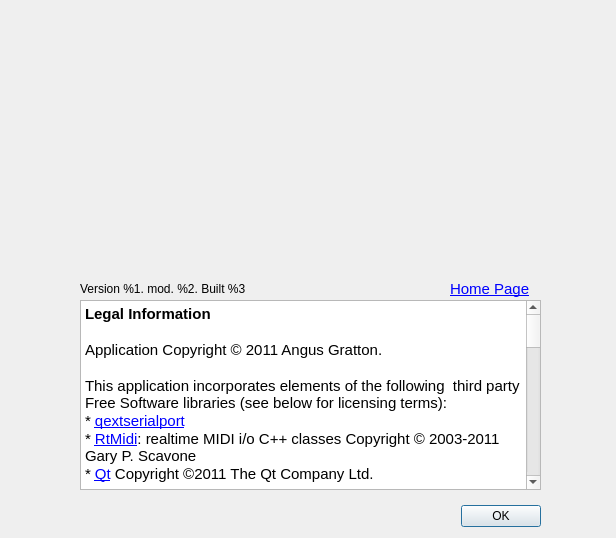
<?xml version="1.0" encoding="UTF-8"?>
<ui version="4.0">
 <class>About</class>
 <widget class="QDialog" name="About">
  <property name="geometry">
   <rect>
    <x>0</x>
    <y>0</y>
    <width>616</width>
    <height>538</height>
   </rect>
  </property>
  <property name="windowTitle">
   <string>About This Thing</string>
  </property>
  <widget class="QDialogButtonBox" name="buttonBox">
   <property name="geometry">
    <rect>
     <x>200</x>
     <y>500</y>
     <width>341</width>
     <height>32</height>
    </rect>
   </property>
   <property name="orientation">
    <enum>Qt::Horizontal</enum>
   </property>
   <property name="standardButtons">
    <set>QDialogButtonBox::Ok</set>
   </property>
  </widget>
  <widget class="QLabel" name="label_logo">
   <property name="geometry">
    <rect>
     <x>40</x>
     <y>30</y>
     <width>501</width>
     <height>221</height>
    </rect>
   </property>
   <property name="text">
    <string/>
   </property>
   <property name="pixmap">
    <pixmap resource="../../resources.qrc">:/images/images/logo.png</pixmap>
   </property>
  </widget>
  <widget class="QLabel" name="label_info">
   <property name="geometry">
    <rect>
     <x>80</x>
     <y>280</y>
     <width>481</width>
     <height>18</height>
    </rect>
   </property>
   <property name="text">
    <string>Version %1. mod. %2. Built %3</string>
   </property>
  </widget>
  <widget class="QTextBrowser" name="textBrowser">
   <property name="geometry">
    <rect>
     <x>80</x>
     <y>300</y>
     <width>461</width>
     <height>190</height>
    </rect>
   </property>
   <property name="html">
    <string>&lt;!DOCTYPE HTML PUBLIC &quot;-//W3C//DTD HTML 4.0//EN&quot; &quot;http://www.w3.org/TR/REC-html40/strict.dtd&quot;&gt;
&lt;html&gt;&lt;head&gt;&lt;meta name=&quot;qrichtext&quot; content=&quot;1&quot; /&gt;&lt;style type=&quot;text/css&quot;&gt;
p, li { white-space: pre-wrap; }
&lt;/style&gt;&lt;/head&gt;&lt;body style=&quot; font-family:'MS UI Gothic'; font-size:9pt; font-weight:400; font-style:normal;&quot;&gt;
&lt;p style=&quot; margin-top:0px; margin-bottom:0px; margin-left:0px; margin-right:0px; -qt-block-indent:0; text-indent:0px;&quot;&gt;&lt;span style=&quot; font-family:'Ubuntu'; font-size:11pt; font-weight:600;&quot;&gt;Legal Information&lt;/span&gt;&lt;/p&gt;
&lt;p style=&quot;-qt-paragraph-type:empty; margin-top:0px; margin-bottom:0px; margin-left:0px; margin-right:0px; -qt-block-indent:0; text-indent:0px; font-family:'Ubuntu'; font-size:11pt; font-weight:600;&quot;&gt;&lt;br /&gt;&lt;/p&gt;
&lt;p style=&quot; margin-top:0px; margin-bottom:0px; margin-left:0px; margin-right:0px; -qt-block-indent:0; text-indent:0px;&quot;&gt;&lt;span style=&quot; font-family:'Ubuntu'; font-size:11pt;&quot;&gt;Application Copyright © 2011 Angus Gratton.&lt;/span&gt;&lt;/p&gt;
&lt;p style=&quot;-qt-paragraph-type:empty; margin-top:0px; margin-bottom:0px; margin-left:0px; margin-right:0px; -qt-block-indent:0; text-indent:0px; font-family:'Ubuntu'; font-size:11pt;&quot;&gt;&lt;br /&gt;&lt;/p&gt;
&lt;p style=&quot; margin-top:0px; margin-bottom:0px; margin-left:0px; margin-right:0px; -qt-block-indent:0; text-indent:0px;&quot;&gt;&lt;span style=&quot; font-family:'Ubuntu'; font-size:11pt;&quot;&gt;This application incorporates elements of the following  third party Free Software libraries (see below for licensing terms):&lt;/span&gt;&lt;/p&gt;
&lt;p style=&quot; margin-top:0px; margin-bottom:0px; margin-left:0px; margin-right:0px; -qt-block-indent:0; text-indent:0px;&quot;&gt;&lt;span style=&quot; font-family:'Ubuntu'; font-size:11pt;&quot;&gt;* &lt;/span&gt;&lt;a href=&quot;http://code.google.com/p/qextserialport/&quot;&gt;&lt;span style=&quot; font-family:'Ubuntu'; font-size:11pt; text-decoration: underline; color:#0000ff;&quot;&gt;qextserialport&lt;/span&gt;&lt;/a&gt;&lt;/p&gt;
&lt;p style=&quot; margin-top:0px; margin-bottom:0px; margin-left:0px; margin-right:0px; -qt-block-indent:0; text-indent:0px;&quot;&gt;&lt;span style=&quot; font-family:'Ubuntu'; font-size:11pt;&quot;&gt;* &lt;/span&gt;&lt;a href=&quot;http://www.music.mcgill.ca/~gary/rtmidi/&quot;&gt;&lt;span style=&quot; font-family:'Ubuntu'; font-size:11pt; text-decoration: underline; color:#0000ff;&quot;&gt;RtMidi&lt;/span&gt;&lt;/a&gt;&lt;span style=&quot; font-family:'Ubuntu'; font-size:11pt;&quot;&gt;: realtime MIDI i/o C++ classes Copyright © 2003-2011 Gary P. Scavone&lt;/span&gt;&lt;/p&gt;
&lt;p style=&quot; margin-top:0px; margin-bottom:0px; margin-left:0px; margin-right:0px; -qt-block-indent:0; text-indent:0px;&quot;&gt;&lt;span style=&quot; font-family:'Ubuntu'; font-size:11pt;&quot;&gt;* &lt;/span&gt;&lt;a href=&quot;https://www.qt.io&quot;&gt;&lt;span style=&quot; font-family:'Ubuntu'; font-size:11pt; text-decoration: underline; color:#0000ff;&quot;&gt;Qt&lt;/span&gt;&lt;/a&gt;&lt;span style=&quot; font-family:'Ubuntu'; font-size:11pt;&quot;&gt; Copyright ©2011 The Qt Company Ltd.&lt;/span&gt;&lt;/p&gt;
&lt;p style=&quot;-qt-paragraph-type:empty; margin-top:0px; margin-bottom:0px; margin-left:0px; margin-right:0px; -qt-block-indent:0; text-indent:0px; font-family:'Ubuntu'; font-size:11pt;&quot;&gt;&lt;br /&gt;&lt;/p&gt;
&lt;p style=&quot; margin-top:0px; margin-bottom:0px; margin-left:0px; margin-right:0px; -qt-block-indent:0; text-indent:0px;&quot;&gt;&lt;span style=&quot; font-family:'Ubuntu'; font-size:11pt; font-weight:600;&quot;&gt;License&lt;/span&gt;&lt;/p&gt;
&lt;p style=&quot; margin-top:0px; margin-bottom:0px; margin-left:0px; margin-right:0px; -qt-block-indent:0; text-indent:0px;&quot;&gt;&lt;span style=&quot; font-family:'Ubuntu'; font-size:11pt;&quot;&gt;This application is free software; you can redistribute it and/or modify it under the terms of the GNU Lesser General Public License as published by the Free Software Foundation; either version 2.1 of the License, or (at your option) any later version. This library is distributed in the hope that it will be useful, but WITHOUT ANY WARRANTY; without even the implied warranty of MERCHANTABILITY or FITNESS FOR A PARTICULAR PURPOSE.  See the &lt;/span&gt;&lt;a href=&quot;http://www.gnu.org/licenses/lgpl-2.1.html&quot;&gt;&lt;span style=&quot; font-family:'Ubuntu'; font-size:11pt; text-decoration: underline; color:#0000ff;&quot;&gt;GNU Lesser General Public License&lt;/span&gt;&lt;/a&gt;&lt;span style=&quot; font-family:'Ubuntu'; font-size:11pt;&quot;&gt; for more details.&lt;/span&gt;&lt;/p&gt;
&lt;p style=&quot;-qt-paragraph-type:empty; margin-top:0px; margin-bottom:0px; margin-left:0px; margin-right:0px; -qt-block-indent:0; text-indent:0px; font-family:'Ubuntu'; font-size:11pt;&quot;&gt;&lt;br /&gt;&lt;/p&gt;
&lt;p style=&quot; margin-top:0px; margin-bottom:0px; margin-left:0px; margin-right:0px; -qt-block-indent:0; text-indent:0px;&quot;&gt;&lt;span style=&quot; font-family:'Ubuntu'; font-size:11pt; font-weight:600;&quot;&gt;qextserialport &lt;/span&gt;&lt;span style=&quot; font-family:'Ubuntu'; font-size:11pt;&quot;&gt;is additionally licensed under the MIT license&lt;/span&gt;&lt;/p&gt;
&lt;p style=&quot;-qt-paragraph-type:empty; margin-top:0px; margin-bottom:0px; margin-left:0px; margin-right:0px; -qt-block-indent:0; text-indent:0px; font-family:'Ubuntu'; font-size:11pt;&quot;&gt;&lt;br /&gt;&lt;/p&gt;
&lt;p style=&quot; margin-top:0px; margin-bottom:0px; margin-left:0px; margin-right:0px; -qt-block-indent:0; text-indent:0px;&quot;&gt;&lt;span style=&quot; font-family:'Ubuntu'; font-size:11pt; font-weight:600;&quot;&gt;RtMidi &lt;/span&gt;&lt;span style=&quot; font-family:'Ubuntu'; font-size:11pt;&quot;&gt;is additionally licensed as follows: &lt;/span&gt;&lt;/p&gt;
&lt;p style=&quot; margin-top:0px; margin-bottom:0px; margin-left:0px; margin-right:0px; -qt-block-indent:0; text-indent:0px;&quot;&gt;&lt;span style=&quot; font-family:'Lucida Grande,Verdana,Geneva,Arial,sans-serif'; font-size:11pt; color:#000000;&quot;&gt;Permission is hereby granted, free of charge, to any person obtaining a copy of this software and associated documentation files (the &amp;quot;Software&amp;quot;), to deal in the Software without restriction, including without limitation the rights to use, copy, modify, merge, publish, distribute, sublicense, and/or sell copies of the Software, and to permit persons to whom the Software is furnished to do so, subject to the following conditions:&lt;/span&gt;&lt;/p&gt;
&lt;p style=&quot; margin-top:12px; margin-bottom:12px; margin-left:0px; margin-right:0px; -qt-block-indent:0; text-indent:0px;&quot;&gt;&lt;span style=&quot; font-family:'Lucida Grande,Verdana,Geneva,Arial,sans-serif'; font-size:11pt; color:#000000;&quot;&gt;The above copyright notice and this permission notice shall be included in all copies or substantial portions of the Software.&lt;/span&gt;&lt;/p&gt;
&lt;p style=&quot; margin-top:12px; margin-bottom:12px; margin-left:0px; margin-right:0px; -qt-block-indent:0; text-indent:0px;&quot;&gt;&lt;span style=&quot; font-family:'Lucida Grande,Verdana,Geneva,Arial,sans-serif'; font-size:11pt; color:#000000;&quot;&gt;Any person wishing to distribute modifications to the Software is requested to send the modifications to the original developer so that they can be incorporated into the canonical version.&lt;/span&gt;&lt;/p&gt;
&lt;p style=&quot; margin-top:12px; margin-bottom:12px; margin-left:0px; margin-right:0px; -qt-block-indent:0; text-indent:0px;&quot;&gt;&lt;span style=&quot; font-family:'Lucida Grande,Verdana,Geneva,Arial,sans-serif'; font-size:11pt; color:#000000;&quot;&gt;THE SOFTWARE IS PROVIDED &amp;quot;AS IS&amp;quot;, WITHOUT WARRANTY OF ANY KIND, EXPRESS OR IMPLIED, INCLUDING BUT NOT LIMITED TO THE WARRANTIES OF MERCHANTABILITY, FITNESS FOR A PARTICULAR PURPOSE AND NONINFRINGEMENT. IN NO EVENT SHALL THE AUTHORS OR COPYRIGHT HOLDERS BE LIABLE FOR ANY CLAIM, DAMAGES OR OTHER LIABILITY, WHETHER IN AN ACTION OF CONTRACT, TORT OR OTHERWISE, ARISING FROM, OUT OF OR IN CONNECTION WITH THE SOFTWARE OR THE USE OR OTHER DEALINGS IN THE SOFTWARE.&lt;/span&gt;&lt;/p&gt;
&lt;p style=&quot;-qt-paragraph-type:empty; margin-top:0px; margin-bottom:0px; margin-left:0px; margin-right:0px; -qt-block-indent:0; text-indent:0px; font-family:'Ubuntu'; font-size:11pt;&quot;&gt;&lt;br /&gt;&lt;/p&gt;
&lt;p style=&quot; margin-top:0px; margin-bottom:0px; margin-left:0px; margin-right:0px; -qt-block-indent:0; text-indent:0px;&quot;&gt;&lt;span style=&quot; font-family:'Ubuntu'; font-size:11pt; font-weight:600;&quot;&gt;Qt&lt;/span&gt;&lt;span style=&quot; font-family:'Ubuntu'; font-size:11pt;&quot;&gt; is licensed under the GNU Lesser General Public License 2.1 or 3&lt;/span&gt;&lt;/p&gt;&lt;/body&gt;&lt;/html&gt;</string>
   </property>
   <property name="openExternalLinks">
    <bool>true</bool>
   </property>
  </widget>
  <widget class="QLabel" name="HomePageButton">
   <property name="geometry">
    <rect>
     <x>450</x>
     <y>280</y>
     <width>100</width>
     <height>18</height>
    </rect>
   </property>
   <property name="text">
    <string>&lt;!DOCTYPE HTML PUBLIC &quot;-//W3C//DTD HTML 4.0//EN&quot; &quot;http://www.w3.org/TR/REC-html40/strict.dtd&quot;&gt;
&lt;html&gt;&lt;head&gt;&lt;meta name=&quot;qrichtext&quot; content=&quot;1&quot; /&gt;&lt;style type=&quot;text/css&quot;&gt;
p, li { white-space: pre-wrap; }
&lt;/style&gt;&lt;/head&gt;&lt;body style=&quot; font-family:'Ubuntu'; font-size:11pt; font-weight:400; font-style:normal;&quot;&gt;
&lt;p style=&quot; margin-top:0px; margin-bottom:0px; margin-left:0px; margin-right:0px; -qt-block-indent:0; text-indent:0px;&quot;&gt;&lt;a href=&quot;http://projectgus.github.com/hairless-midiserial&quot;&gt;&lt;span style=&quot; text-decoration: underline; color:#0000ff;&quot;&gt;Home Page&lt;/span&gt;&lt;/a&gt;&lt;/p&gt;&lt;/body&gt;&lt;/html&gt;</string>
   </property>
   <property name="openExternalLinks">
    <bool>true</bool>
   </property>
  </widget>
 </widget>
 <resources>
  <include location="../../resources.qrc"/>
 </resources>
 <connections>
  <connection>
   <sender>buttonBox</sender>
   <signal>accepted()</signal>
   <receiver>About</receiver>
   <slot>accept()</slot>
   <hints>
    <hint type="sourcelabel">
     <x>248</x>
     <y>254</y>
    </hint>
    <hint type="destinationlabel">
     <x>157</x>
     <y>274</y>
    </hint>
   </hints>
  </connection>
  <connection>
   <sender>buttonBox</sender>
   <signal>rejected()</signal>
   <receiver>About</receiver>
   <slot>reject()</slot>
   <hints>
    <hint type="sourcelabel">
     <x>316</x>
     <y>260</y>
    </hint>
    <hint type="destinationlabel">
     <x>286</x>
     <y>274</y>
    </hint>
   </hints>
  </connection>
 </connections>
</ui>
